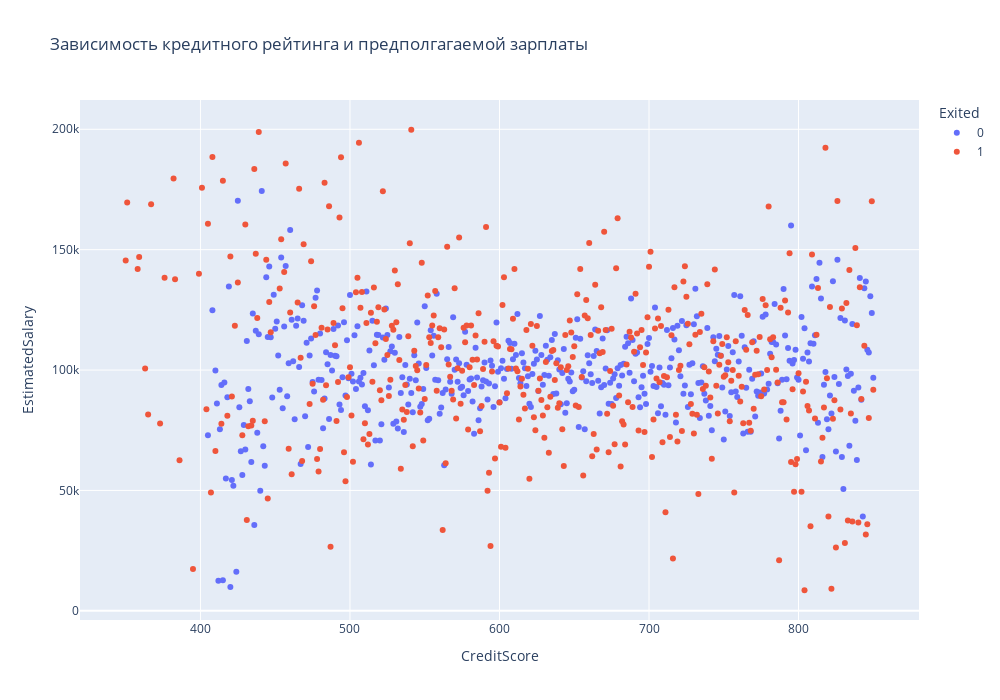

Notebook source saved alongside this figure:
### Markdown cell above
Из графика видно, что число потенциальных выбросов по возрасту выше среди лояльных клиентов. Медианное значение возраста ушедших клиентов - 45 лет.
Банку стоит обратить внимание на возрастную группу 40-50 лет

### Code cell
scatter_df = churn_data.groupby(['Exited','CreditScore'], as_index=False)['EstimatedSalary'].mean()
scatter_df['Exited'] = scatter_df['Exited'].astype('string')
fig = px.scatter(
    scatter_df,
    x='CreditScore',
    y='EstimatedSalary',    
    color='Exited',
    width=1000,
    height=700,
    title='Зависимость кредитного рейтинга и предполгагаемой зарплаты'    
)
fig.show()

### Figure 1 — Plotly figure (JSON) as saved in the notebook; plotly's stock layout.template omitted (floating-point values rounded to 4 significant figures; data arrays with more than 128 entries replaced by an {"elided": "..."} marker saying what was removed)
{"data": [{"hovertemplate": "Exited=0<br>CreditScore=%{x}<br>EstimatedSalary=%{y}<extra></extra>", "legendgroup": "0", "marker": {"color": "#636efa", "symbol": "circle"}, "mode": "markers", "name": "0", "orientation": "v", "showlegend": true, "type": "scatter", "x": {"elided": "442 int values"}, "xaxis": "x", "y": {"elided": "442 float values"}, "yaxis": "y"}, {"hovertemplate": "Exited=1<br>CreditScore=%{x}<br>EstimatedSalary=%{y}<extra></extra>", "legendgroup": "1", "marker": {"color": "#EF553B", "symbol": "circle"}, "mode": "markers", "name": "1", "orientation": "v", "showlegend": true, "type": "scatter", "x": {"elided": "420 int values"}, "xaxis": "x", "y": {"elided": "420 float values"}, "yaxis": "y"}], "layout": {"height": 700, "legend": {"title": {"text": "Exited"}, "tracegroupgap": 0}, "title": {"text": "Зависимость кредитного рейтинга и предполгагаемой зарплаты"}, "width": 1000, "xaxis": {"anchor": "y", "domain": [0, 1], "title": {"text": "CreditScore"}}, "yaxis": {"anchor": "x", "domain": [0, 1], "title": {"text": "EstimatedSalary"}}}}
